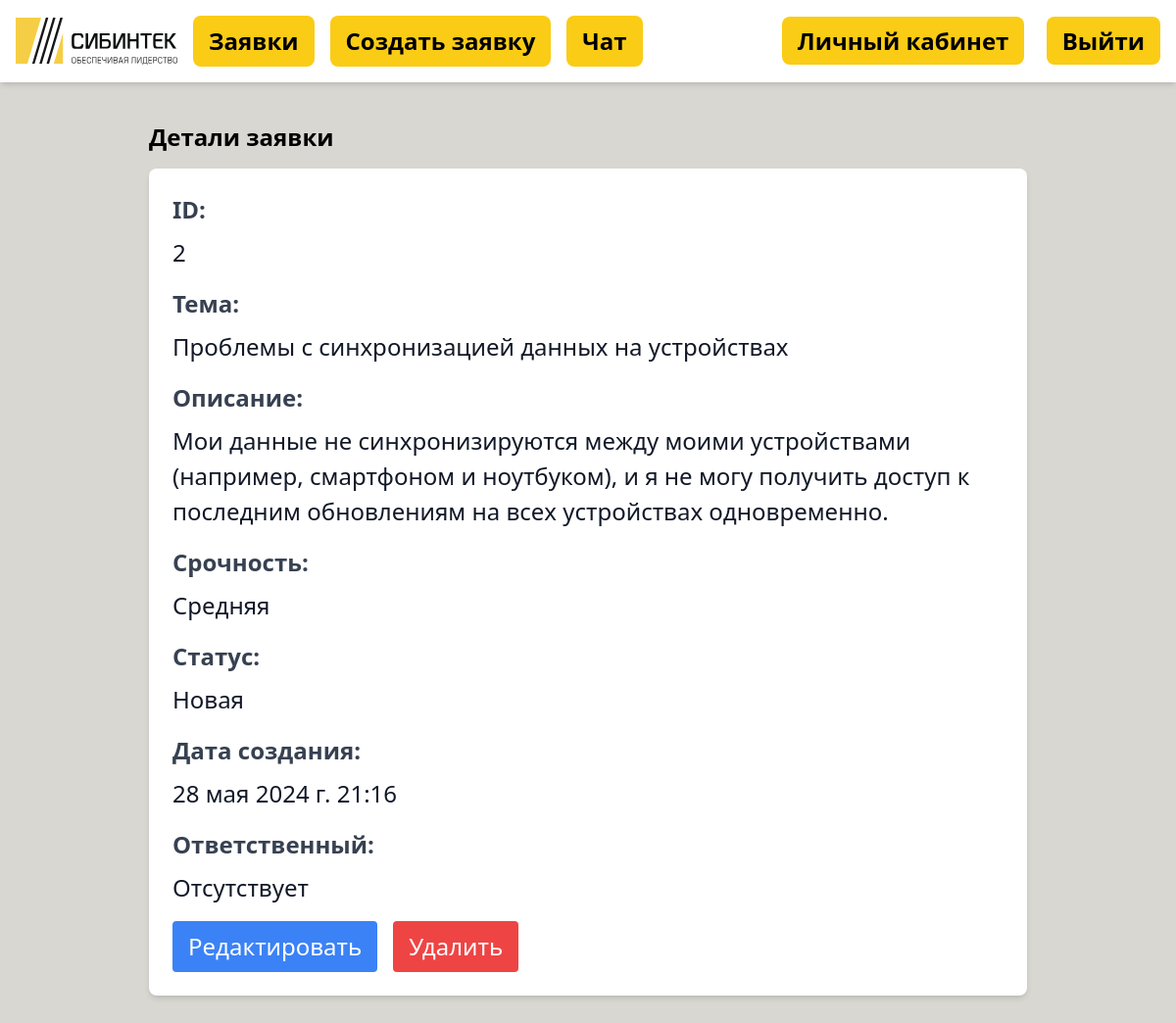
/tickets/ticket/2/ (signed in), run on an earlier commit of the app's database.
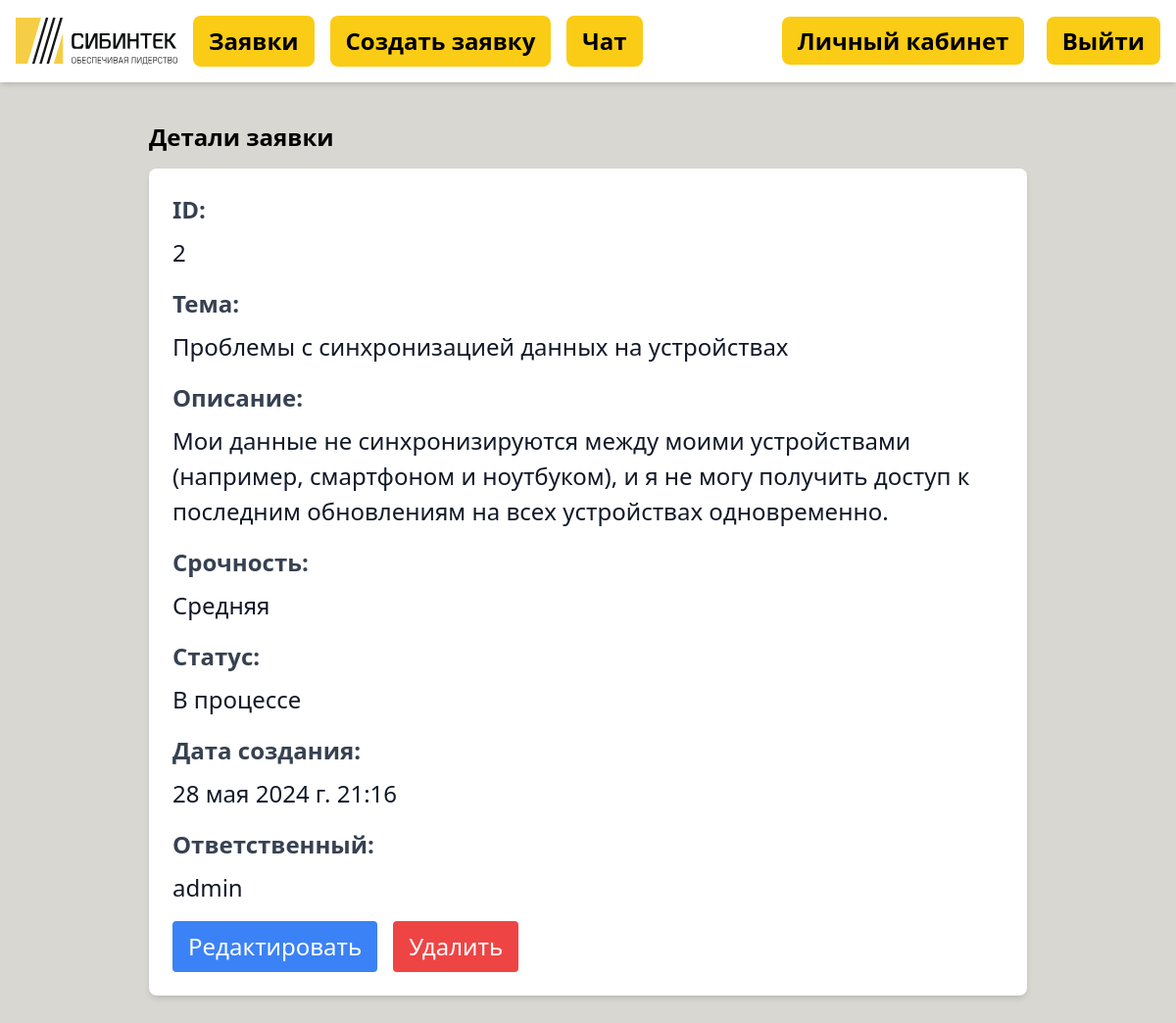
And on a later commit of the database.
### tickets/models.py (models this page shows, shortened)
class Ticket(models.Model):
    URGENCY_CHOICES = [
        ('Low', 'Низкая'),
        ('Medium', 'Средняя'),
        ('High', 'Высокая'),
    ]
    STATUS_CHOICES = [
        ('New', 'Новая'),
        ('In process', 'В процессе'),
        ('Done', 'Завершена'),
    ]
    user = models.ForeignKey(User, on_delete=models.CASCADE)
    responsible = models.ForeignKey(User, on_delete=models.SET_NULL, null=True, blank=True,
                                    related_name='responsible_tickets')
    subject = models.CharField(max_length=100)
    description = models.TextField()
    urgent = models.CharField(max_length=6, choices=URGENCY_CHOICES)
    status = models.CharField(max_length=20, choices=STATUS_CHOICES, default='New')
    created_at = models.DateTimeField(auto_now_add=True)
    def get_urgent_display(self):
        return dict(self.URGENCY_CHOICES).get(self.urgent, self.urgent)
    def get_status_display(self):
        return dict(self.STATUS_CHOICES).get(self.status, self.status)

### accounts/models.py (models this page shows)
class CustomUser(AbstractUser):
    company = models.CharField(max_length=100)
    phone = models.CharField(max_length=20)
    email = models.EmailField(unique=True)
    is_staff = models.BooleanField(default=False)

### tickets/views.py (the view)
# urls.py: path('ticket/<int:pk>/', TicketDetailView.as_view(), name='ticket_detail'),
class TicketDetailView(LoginRequiredMixin, DetailView):
    model = Ticket
    template_name = 'tickets/ticket_detail.html'
    context_object_name = 'ticket'
    def get_context_data(self, **kwargs):
        context = super().get_context_data(**kwargs)
        context['is_staff'] = self.request.user.is_staff
        return context

### tickets/templates/tickets/ticket_detail.html (shortened to what this page needs)
{% extends 'base.html' %}
{% block content %}
  <div class="max-w-4xl mx-auto py-10">
    <h1 class="text-2xl font-bold mb-4">Детали заявки</h1>
    <div class="bg-white shadow-md rounded-lg p-6">
      <div class="mb-4">
        <label class="block text-gray-700 font-bold mb-2">ID:</label>
        <p class="text-gray-900">{{ ticket.id }}</p>
      </div>
      <div class="mb-4">
        <label class="block text-gray-700 font-bold mb-2">Тема:</label>
        <p class="text-gray-900">{{ ticket.subject }}</p>
      </div>
      <div class="mb-4">
        <label class="block text-gray-700 font-bold mb-2">Описание:</label>
        <p class="text-gray-900">{{ ticket.description }}</p>
      </div>
      <div class="mb-4">
        <label class="block text-gray-700 font-bold mb-2">Срочность:</label>
        <p class="text-gray-900">{{ ticket.get_urgent_display }}</p>
      </div>
      <div class="mb-4">
        <label class="block text-gray-700 font-bold mb-2">Статус:</label>
        <p class="text-gray-900">{{ ticket.get_status_display }}</p>
      </div>
      <div class="mb-4">
        <label class="block text-gray-700 font-bold mb-2">Дата создания:</label>
        <p class="text-gray-900">{{ ticket.created_at }}</p>
      </div>
      <div class="mb-4">
        <label class="block text-gray-700 font-bold mb-2">Ответственный:</label>
        <p class="text-gray-900">
          {% if ticket.responsible %}
            {{ ticket.responsible }}
          {% else %}
            Отсутствует
          {% endif %}
        </p>
      </div>
      <div class="flex space-x-4">
        <a href="{% url 'ticket_update' ticket.id %}" class="bg-blue-500 text-white px-4 py-2 rounded hover:bg-blue-700">Редактировать</a>
        <a href="{% url 'ticket_delete' ticket.id %}" class="bg-red-500 text-white px-4 py-2 rounded hover:bg-red-700">Удалить</a>
      </div>
    </div>
  </div>
{% endblock %}

What changed in the data, as far as the page shows it:
changed Ticket "Проблемы с синхронизацией данных на устройствах": status "Новая" → "В процессе"; responsible (not shown) → "admin"
Also different on the page:
text no longer shown: "Отсутствует"
